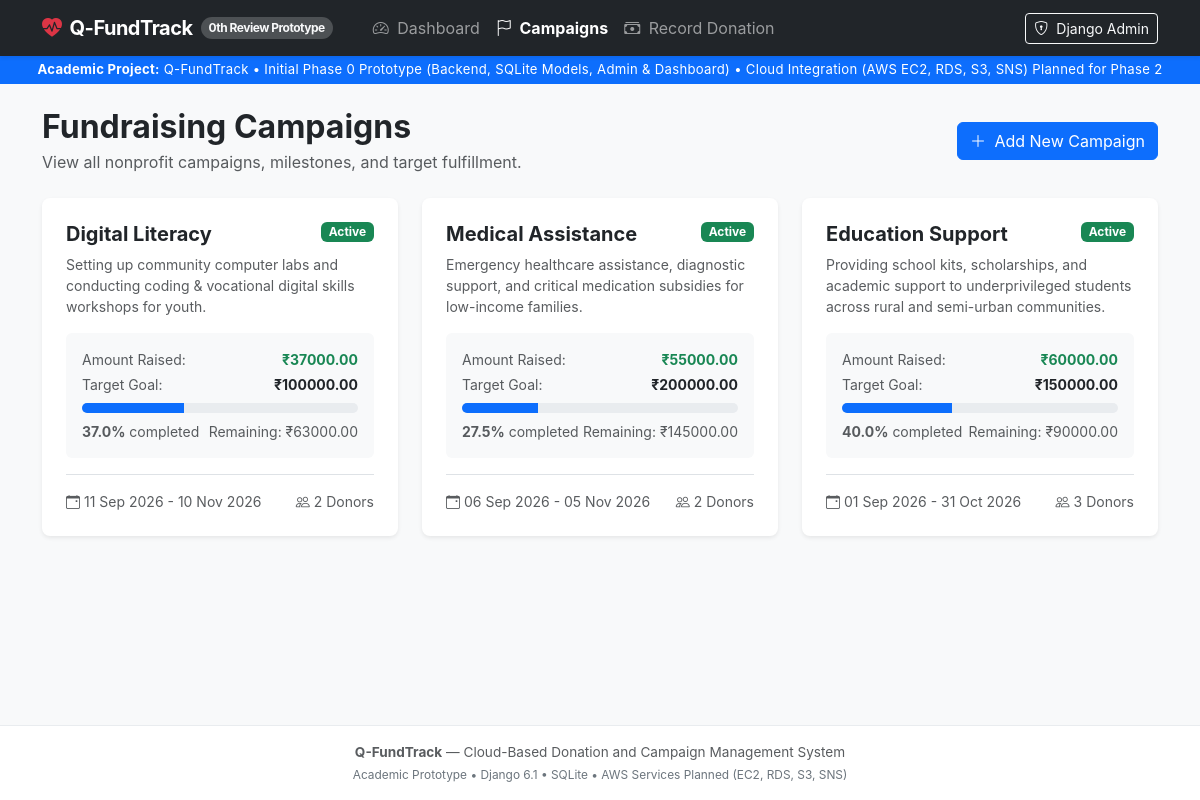
Page /campaigns/ on the committed database.
### tracker/models.py (models this page shows, shortened)
class Campaign(models.Model):
    STATUS_CHOICES = [
        ('ACTIVE', 'Active'),
        ('COMPLETED', 'Completed'),
        ('PAUSED', 'Paused'),
    ]
    name = models.CharField(max_length=200, help_text="Name of the fundraising campaign")
    description = models.TextField(help_text="Detailed description of the campaign objectives")
    target_amount = models.DecimalField(max_digits=12, decimal_places=2, help_text="Fundraising goal in INR")
    start_date = models.DateField(default=timezone.now)
    end_date = models.DateField()
    status = models.CharField(max_length=20, choices=STATUS_CHOICES, default='ACTIVE')
    created_at = models.DateTimeField(auto_now_add=True)
    class Meta:
        ordering = ['-created_at']
        verbose_name = "Campaign"
        verbose_name_plural = "Campaigns"
    @property
    def amount_raised(self) -> Decimal:
        total = self.donations.aggregate(total=Sum('amount'))['total']
        return total if total is not None else Decimal('0.00')
    @property
    def progress_percentage(self) -> float:
        if not self.target_amount or self.target_amount <= Decimal('0.00'):
            return 0.0
        pct = (self.amount_raised / self.target_amount) * Decimal('100.0')
        return round(float(pct), 1)
    @property
    def remaining_amount(self) -> Decimal:
        rem = self.target_amount - self.amount_raised
        return rem if rem > Decimal('0.00') else Decimal('0.00')
    @property
    def donor_count(self) -> int:
        return self.donations.values('donor').distinct().count()

### tracker/views.py (the view)
# urls.py: path('campaigns/', views.campaign_list, name='campaign_list'),
def campaign_list(request):
    if request.method == 'POST':
        form = CampaignForm(request.POST)
        if form.is_valid():
            campaign = form.save()
            messages.success(request, f'Campaign "{campaign.name}" created successfully!')
            return redirect('campaign_list')
        else:
            messages.error(request, 'Please correct the errors in the campaign form.')
    else:
        form = CampaignForm()
    campaigns = Campaign.objects.all()
    context = {
        'campaigns': campaigns,
        'form': form,
    }
    return render(request, 'campaigns.html', context)

### templates/campaigns.html (shortened to what this page needs)
{% extends "base.html" %}
{% block content %}
<div class="d-flex justify-content-between align-items-center mb-4">
    <div>
        <h2 class="fw-bold mb-1">Fundraising Campaigns</h2>
        <p class="text-muted mb-0">View all nonprofit campaigns, milestones, and target fulfillment.</p>
    </div>
    <button type="button" class="btn btn-primary" data-bs-toggle="modal" data-bs-target="#createCampaignModal">
        <i class="bi bi-plus-lg me-1"></i> Add New Campaign
    </button>
</div>
<div class="row g-4 mb-5">
    {% for c in campaigns %}
        <div class="col-md-6 col-lg-4">
            <div class="card h-100 border-0 shadow-sm rounded-3">
                <div class="card-body p-4 d-flex flex-column">
                    <div class="d-flex justify-content-between align-items-start mb-2">
                        <h5 class="fw-bold text-dark mb-0">{{ c.name }}</h5>
                        {% if c.status == 'ACTIVE' %}
                            <span class="badge bg-success">Active</span>
                        {% elif c.status == 'COMPLETED' %}
                            <span class="badge bg-secondary">Completed</span>
                        {% else %}
                            <span class="badge bg-warning text-dark">{{ c.status }}</span>
                        {% endif %}
                    </div>
                    <p class="text-muted small flex-grow-1">{{ c.description }}</p>
                    <div class="bg-light p-3 rounded-2 mb-3">
                        <div class="d-flex justify-content-between small text-muted mb-1">
                            <span>Amount Raised:</span>
                            <span class="fw-bold text-success">&#8377;{{ c.amount_raised|floatformat:2 }}</span>
                        </div>
                        <div class="d-flex justify-content-between small text-muted mb-2">
                            <span>Target Goal:</span>
                            <span class="fw-bold text-dark">&#8377;{{ c.target_amount|floatformat:2 }}</span>
                        </div>
                        <div class="progress mb-2">
                            <div class="progress-bar bg-primary" role="progressbar" style="width: {{ c.progress_percentage }}%;" aria-valuenow="{{ c.progress_percentage }}" aria-valuemin="0" aria-valuemax="100"></div>
                        </div>
                        <div class="d-flex justify-content-between small text-muted">
                            <span><strong>{{ c.progress_percentage }}%</strong> completed</span>
                            <span>Remaining: &#8377;{{ c.remaining_amount|floatformat:2 }}</span>
                        </div>
                    </div>
                    <div class="d-flex justify-content-between text-muted small border-top pt-3">
                        <span><i class="bi bi-calendar-event me-1"></i>{{ c.start_date|date:"d M Y" }} - {{ c.end_date|date:"d M Y" }}</span>
                        <span><i class="bi bi-people me-1"></i>{{ c.donor_count }} Donors</span>
                    </div>
                </div>
            </div>
        </div>
    {% empty %}
        <div class="col-12 text-center py-5 text-muted">
            <p>No campaigns have been created yet.</p>
        </div>
    {% endfor %}
</div>
{% endblock %}

### templates/base.html (style rules this page uses)
:root { --bs-primary: #0d6efd; --bs-primary-dark: #0a58ca; }
body { background-color: #f8f9fa; font-family: -apple-system, BlinkMacSystemFont, "Segoe UI", Roboto, Helvetica, Arial, sans-serif; color: #212529; min-height: 100vh; display: flex; flex-direction: column; }
.progress { height: 10px; border-radius: 5px; }

### rows in the picture
Campaign: name "Digital Literacy", status "Active", description "Setting up community computer labs and conducting coding & vocational digital skills workshops for youth.", amount_raised "37000.00", target_amount "100000.00", progress_percentage "37.0", remaining_amount "63000.00", start_date "11 Sep 2026", end_date "10 Nov 2026", donor_count "2"
Campaign: name "Medical Assistance", status "Active", description "Emergency healthcare assistance, diagnostic support, and critical medication subsidies for low-income families.", amount_raised "55000.00", target_amount "200000.00", progress_percentage "27.5", remaining_amount "145000.00", start_date "06 Sep 2026", end_date "05 Nov 2026", donor_count "2"
Campaign: name "Education Support", status "Active", description "Providing school kits, scholarships, and academic support to underprivileged students across rural and semi-urban communities.", amount_raised "60000.00", target_amount "150000.00", progress_percentage "40.0", remaining_amount "90000.00", start_date "01 Sep 2026", end_date "31 Oct 2026", donor_count "3"
